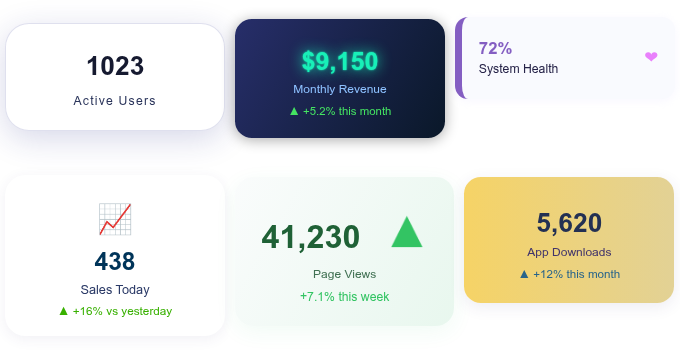

Reproduce this figure in Python.
from bokeh.models import Div

kpi_glass = Div(text="""
<div style="
    backdrop-filter: blur(8px);
    background: rgba(255,255,255,0.33);
    border-radius: 2em;
    box-shadow: 0 8px 32px 0 rgba(31,38,135,0.18);
    border: 1.5px solid rgba(31,38,135,0.14);
    padding: 2em 2.1em 1.6em 2.1em;
    min-width: 220px;
    text-align: center;
    margin: 1.5em auto;
">
    <div style="font-size: 2.2em; font-weight: 900; color: #161a30; margin-bottom:0.28em;">1023</div>
    <div style="font-size: 1.02em; color: #2c365c; letter-spacing:1.2px;">Active Users</div>
</div>
""")
kpi_neon = Div(text="""
<div style="
    background: linear-gradient(120deg,#272e6a 0%,#0a1829 100%);
    border-radius: 1.4em;
    box-shadow: 0 2px 14px 0 #0005;
    padding: 2em 2em 1.6em 2em;
    min-width: 210px;
    text-align: center;
    margin: 1.2em auto;
">
    <div style="font-size:2.1em; font-weight:800; color:#18f0b8;
                text-shadow: 0 0 14px #18f0b8, 0 0 2px #18f0b8;">
        $9,150
    </div>
    <div style="font-size:1em; color:#8dc1ff; margin-top:0.15em;">
        Monthly Revenue
    </div>
    <div style="margin-top:0.4em; font-size:0.95em; color:#44e462;">
        ▲ +5.2% this month
    </div>
</div>
""")
kpi_leftbar = Div(text="""
<div style="
    display: flex;
    align-items: center;
    background: #f9fafe;
    border-left: 7px solid #845EC2;
    border-radius: 1.1em;
    box-shadow: 0 2px 10px #dad6ff33;
    padding: 1.7em 1.4em;
    min-width: 220px;
    margin: 1em auto;
">
    <div style="flex:1; text-align: left;">
        <div style="font-size: 1.4em; color: #845EC2; font-weight: 900;">
            72%
        </div>
        <div style="font-size: 1.02em; color: #262348;">
            System Health
        </div>
    </div>
    <div style="font-size: 1.4em; color: #e980fc; margin-left: 0.6em;">
        ❤
    </div>
</div>
""")
kpi_icon = Div(text="""
<div style="
    background: #fff;
    border-radius: 1.7em;
    box-shadow: 0 3px 14px #44337a13;
    padding: 2em 1.6em 1.4em 1.6em;
    min-width: 220px;
    text-align: center;
    margin: 1em auto;
">
    <div style="font-size: 2.4em; color: #0096c7; margin-bottom: 0.15em;">📈</div>
    <div style="font-size: 2.05em; color: #003459; font-weight:800;">
        438
    </div>
    <div style="font-size: 1.06em; color: #2b3a67; margin-top:0.13em;">
        Sales Today
    </div>
    <div style="margin-top: 0.29em; font-size: 0.98em; color: #38b000;">
        ▲ +16% vs yesterday
    </div>
</div>
""")

kpi_animated_icon = Div(text="""
<style>
@keyframes upWiggle {
  0% { transform: translateY(0) scale(1);}
  25% { transform: translateY(-5px) scale(1.18);}
  50% { transform: translateY(-2px) scale(1);}
  75% { transform: translateY(-7px) scale(1.1);}
  100% { transform: translateY(0) scale(1);}
}
.kpi-arrow {
  display:inline-block;
  color: #33c463;
  font-size: 1.3em;
  font-weight: bold;
  margin-left:0.4em;
  animation: upWiggle 1.4s infinite;
}
</style>
<div style="
    background: linear-gradient(120deg,#fafcfc 0%,#e8f7ee 100%);
    border-radius: 1.5em;
    box-shadow: 0 6px 22px #33c46311;
    padding: 2.2em 2.2em 1.7em 2.2em;
    min-width: 210px;
    text-align: center;
    margin: 1.2em auto;
">
    <div style="font-size:2.7em; font-weight:900; color:#1f6136;">
        41,230 <span class="kpi-arrow">▲</span>
    </div>
    <div style="font-size:1em; color:#417153; margin-top:0.23em;">
        Page Views
    </div>
    <div style="margin-top:0.41em; font-size:1.02em; color:#33c463;">
        +7.1% this week
    </div>
</div>
""")

kpi_animated_bg = Div(text="""
<style>
@keyframes gradientMove {
  0% {background-position: 0% 50%;}
  50% {background-position: 100% 50%;}
  100% {background-position: 0% 50%;}
}
.kpi-animated-bg {
  background: linear-gradient(270deg, #d9afd9, #97d9e1, #c3cfe2, #f6d365);
  background-size: 800% 800%;
  animation: gradientMove 4s ease-in-out infinite;
}
</style>
<div class="kpi-animated-bg" style="
    border-radius: 1.4em;
    box-shadow: 0 4px 16px #44337a18;
    padding: 2.3em 2em 1.7em 2em;
    min-width: 210px;
    text-align: center;
    margin: 1.2em auto;
">
    <div style="font-size:2.2em; font-weight:800; color:#233053;">5,620</div>
    <div style="font-size:1em; color:#41346b; margin-top:0.14em;">
        App Downloads
    </div>
    <div style="font-size:0.97em; color:#28648a; margin-top:0.37em;">
        ▲ +12% this month
    </div>
</div>
""")
from bokeh.layouts import row, column
from bokeh.plotting import show
from bokeh_rocks import save_plot
layout = column(row(kpi_glass, kpi_neon, kpi_leftbar),
row(kpi_icon,kpi_animated_icon,kpi_animated_bg))
show(layout)
save_plot(layout, "output/kpi_01")
